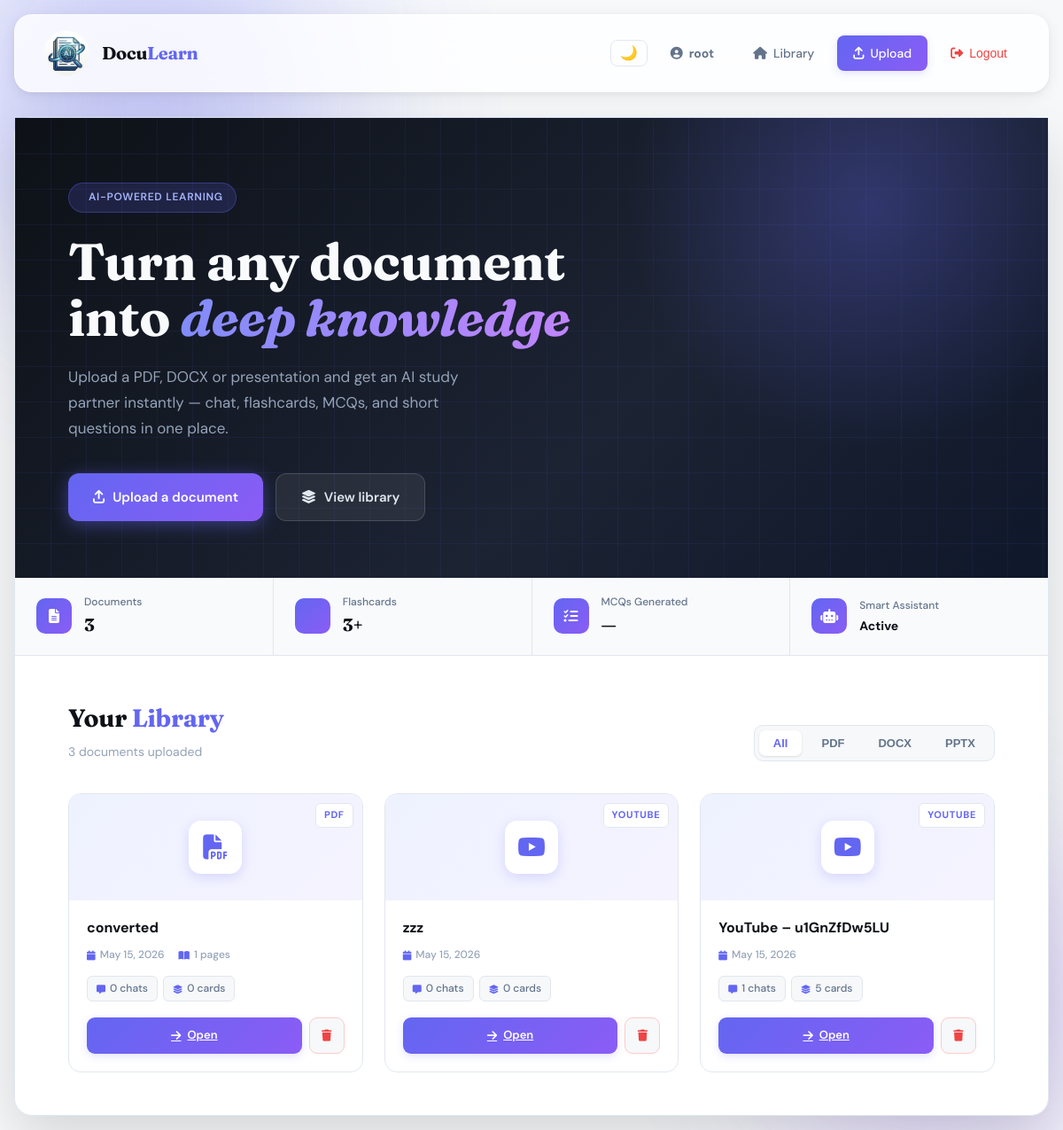
The page / (signed in) on the database as committed earlier.
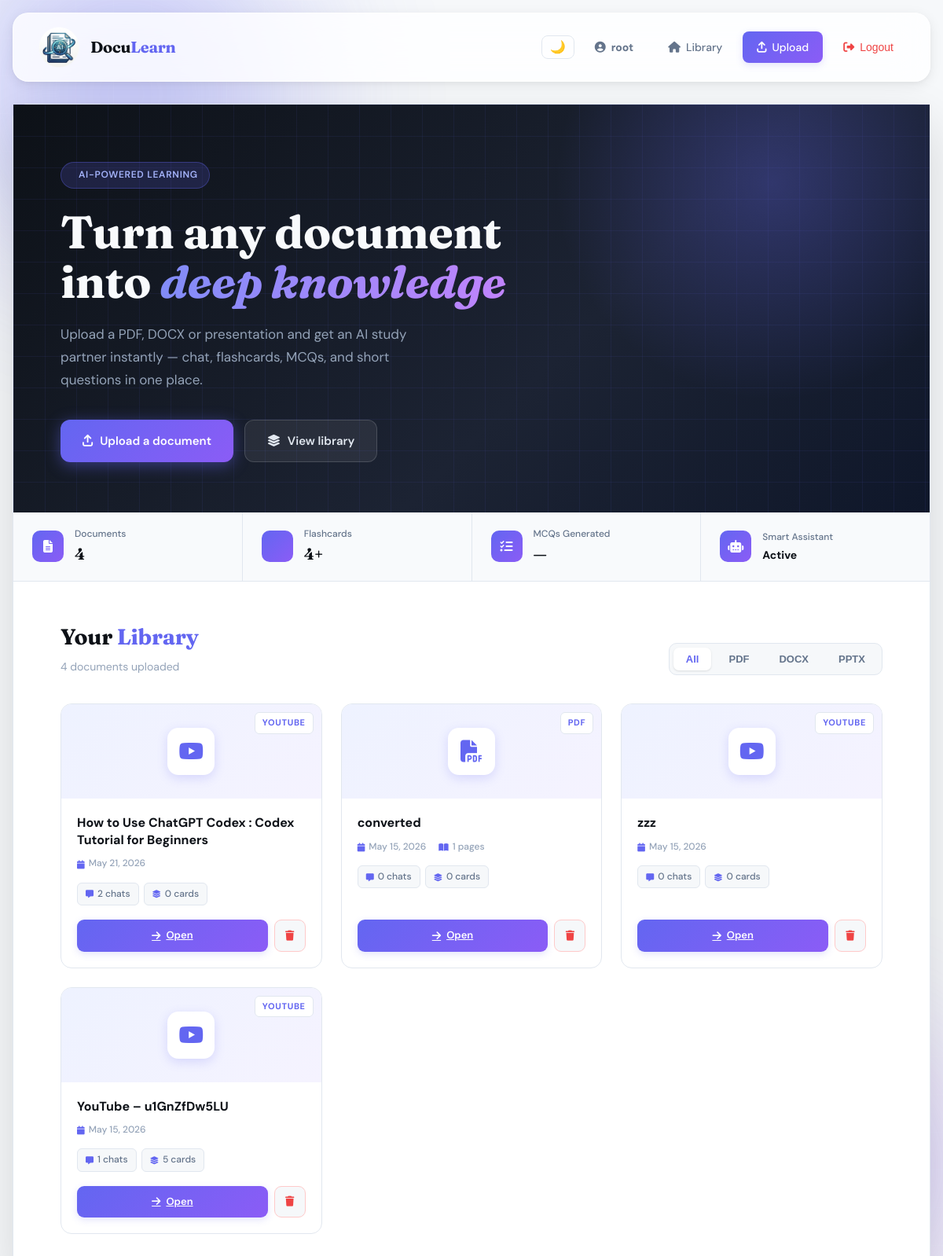
The same page on the database as committed later.
### documents/models.py (models this page shows, shortened)
class Document(models.Model):
    user         = models.ForeignKey(User, on_delete=models.CASCADE, null=True, blank=True)
    title        = models.CharField(max_length=255)
    file         = models.FileField(upload_to="documents/", blank=True)   # blank=True for YouTube
    file_type    = models.CharField(max_length=10)
    source_url   = models.URLField(blank=True, default="")                # NEW: YouTube URL
    uploaded_at  = models.DateTimeField(auto_now_add=True)
    text_content = models.TextField(blank=True)
    total_pages  = models.IntegerField(default=0)
    class Meta:
        ordering = ["-uploaded_at"]

### documents/views.py (the view)
# urls.py: 2. Add a URL to urlpatterns:  path('', views.home, name='home')
def home(request):
    if request.user.is_authenticated:
        documents = Document.objects.filter(user=request.user).prefetch_related(
            "chat_messages", "flashcards").all()
    else:
        ids = _guest_doc_ids(request)
        documents = Document.objects.filter(id__in=ids, user__isnull=True).prefetch_related(
            "chat_messages", "flashcards") if ids else []
    guest_remaining = max(0, GUEST_UPLOAD_LIMIT - len(_guest_doc_ids(request))
                          ) if not request.user.is_authenticated else None
    return render(request, "documents/home.html", {"documents": documents, "guest_remaining": guest_remaining})

### templates/documents/home.html (shortened to what this page needs)
{% extends 'base.html' %}
{% block content %}
<section class="hero">
    <div class="hero-glow"></div>
    <div class="hero-text">
        <div class="hero-eyebrow">
            AI-Powered Learning
        </div>
        <h1 class="hero-title">
            Turn any document<br>into <em>deep knowledge</em>
        </h1>
        <p class="hero-sub">
            Upload a PDF, DOCX or presentation and get an AI study partner instantly —
            chat, flashcards, MCQs, and short questions in one place.
        </p>
        <div class="hero-actions">
            <a href="{% url 'documents:upload' %}" class="btn-hero btn-hero-primary">
                <i class="fas fa-arrow-up-from-bracket"></i>
                Upload a document
            </a>
            {% if documents %}
            <a href="#library" class="btn-hero btn-hero-ghost">
                <i class="fas fa-layer-group"></i>
                View library
            </a>
            {% endif %}
        </div>
    </div>
</section>
{% if user.is_authenticated %}
<div class="stats-strip">
    <div class="stat-pill">
        <div class="stat-pill-icon"><i class="fas fa-file-lines"></i></div>
        <div>
            <div class="stat-label">Documents</div>
            <div class="stat-value">{{ documents|length }}</div>
        </div>
    </div>
    <div class="stat-pill">
        <div class="stat-pill-icon"></div>
        <div>
            <div class="stat-label">Flashcards</div>
            <div class="stat-value">
                {% with total=0 %}
                {{ documents|length }}+
                {% endwith %}
            </div>
        </div>
    </div>
    <div class="stat-pill">
        <div class="stat-pill-icon"><i class="fas fa-list-check"></i></div>
        <div>
            <div class="stat-label">MCQs Generated</div>
            <div class="stat-value">—</div>
        </div>
    </div>
    <div class="stat-pill">
        <div class="stat-pill-icon"><i class="fas fa-robot"></i></div>
        <div>
            <div class="stat-label">Smart Assistant</div>
            <div class="stat-value" style="font-size:14px;margin-top:2px;font-family:'DM Sans'">Active</div>
        </div>
    </div>
</div>
<section class="library" id="library">
    {% if documents %}
    <div class="lib-header">
        <div>
            <h2 class="lib-title">Your <span>Library</span></h2>
            <p class="lib-count">{{ documents|length }} document{% if documents|length != 1 %}s{% endif %} uploaded</p>
        </div>
        <div class="filter-row">
            <button class="filter-btn active" data-filter="all">All</button>
            <button class="filter-btn" data-filter="pdf">PDF</button>
            <button class="filter-btn" data-filter="docx">DOCX</button>
            <button class="filter-btn" data-filter="pptx">PPTX</button>
        </div>
    </div>
    <div class="doc-grid" id="docGrid">
        {% for doc in documents %}
        <div class="doc-card" data-type="{{ doc.file_type }}">
            <div class="card-thumb">
                <div class="card-thumb-icon">
                    <i class="{% if doc.file_type == 'pdf' %}fas fa-file-pdf{% elif doc.file_type == 'docx' %}fas fa-file-word{% elif doc.file_type == 'pptx' %}fas fa-file-powerpoint{% elif doc.file_type == 'xlsx' %}fas fa-file-excel{% elif doc.file_type == 'youtube' %}fab fa-youtube{% elif doc.file_type == 'txt' %}fas fa-file-lines{% else %}fas fa-file-lines{% endif %}"></i>
                </div>
                <span class="card-type-badge">{{ doc.file_type|upper }}</span>
            </div>
            <div class="card-body">
                <h3 class="card-title">{{ doc.title }}</h3>
                <div class="card-meta">
                    <div class="meta-item">
                        <i class="fas fa-calendar"></i>
                        <span>{{ doc.uploaded_at|date:"M d, Y" }}</span>
                    </div>
                    {% if doc.total_pages %}
                    <div class="meta-item">
                        <i class="fas fa-book-open"></i>
                        <span>{{ doc.total_pages }} pages</span>
                    </div>
                    {% endif %}
                </div>
                <div class="card-stats">
                    <div class="stat-tag">
                        <i class="fas fa-message"></i>
                        {{ doc.chat_messages.count }} chats
                    </div>
                    <div class="stat-tag">
                        <i class="fas fa-layer-group"></i>
                        {{ doc.flashcards.count }} cards
                    </div>
                </div>
                <div class="card-actions">
                    <a href="{% url 'documents:document_detail' doc.id %}" class="card-btn card-btn-open">
                        <i class="fas fa-arrow-right"></i>
                        Open
                    </a>
                    <form method="post" action="{% url 'documents:delete_document' doc.id %}" style="display:contents">
                        <button type="submit" class="card-btn card-btn-delete" onclick="return confirm('Delete &quot;{{ doc.title }}&quot;? This cannot be undone.')">
                            <i class="fas fa-trash"></i>
                        </button>
                    </form>
                </div>
            </div>
        </div>
        {% endfor %}
    </div>
    {% endif %}
</section>
{% endif %}
{% endblock %}

### templates/base.html (shortened to what this page needs)
{% load static %}
<!DOCTYPE html>
<html lang="en">
<head>
    <link rel="stylesheet" href="https://cdnjs.cloudflare.com/ajax/libs/font-awesome/6.4.0/css/all.min.css">
</head>
<body>
    <div class="bg-canvas">
    </div>
    <div class="app-shell">
        <nav class="navbar" id="navbar">
            <a href="{% url 'documents:home' %}" class="nav-brand">
                <div class="nav-brand-icon">
                    <img src="{% static 'logot.png' %}" alt="Logo" style="width:100%; height:100%; object-fit:contain; border-radius:6px;">
                </div>
                <span class="nav-brand-text">Docu<span>Learn</span></span>
            </a>
            <div class="nav-links" id="navLinks">
                <button id="themeToggle" onclick="toggleTheme()" style="background:none; border:1px solid var(--border); border-radius:8px;
                   padding:6px 10px; cursor:pointer; color:var(--text-soft);
                   font-size:16px; line-height:1; transition:all .2s;" onmouseover="this.style.borderColor='#6366f1';" onmouseout="this.style.borderColor='var(--border)';">
                    <span id="themeIcon">🌙</span>
                </button>
                {% if user.is_authenticated %}
                <span class="nav-link" style="color: var(--text-soft); font-weight: bold; cursor: default;">
                    <i class="fas fa-user-circle"></i> {{ user.username }}
                </span>
                <a href="{% url 'documents:home' %}" class="nav-link">
                    <i class="fas fa-house"></i>
                    <span>Library</span>
                </a>
                <a href="{% url 'documents:upload' %}" class="nav-link primary">
                    <i class="fas fa-arrow-up-from-bracket"></i>
                    <span>Upload</span>
                </a>
                <form action="{% url 'logout' %}" method="post" style="display:inline; margin: 0;">
                    <button type="submit" class="nav-link" style="background: none; border: none; cursor: pointer; color: var(--danger);">
                        <i class="fas fa-sign-out-alt"></i>
                        <span>Logout</span>
                    </button>
                </form>
                {% endif %}
            </div>
        </nav>
        <div class="page-body">
            {% block content %}{% endblock %}
        </div>
    </div>
</body>
</html>

### templates/base.html (style rules this page uses)
*, *::before, *::after { margin: 0; padding: 0; box-sizing: border-box; }
:root { --ink: #0d1117; --ink-soft: #1c2333; --surface: #ffffff; --surface-2: #f6f8fa; --border: #e1e7ef; --border-2: #c9d1d9; --accent: #6366f1; --accent-2: #8b5cf6; --accent-glow: rgba(99, 102, 241, 0.18); --success: #10b981; --danger: #ef4444; --warning: #f59e0b; --text: #1e293b; --text-soft: #64748b; --text-muted: #94a3b8; --radius-sm: 8px; --radius: 14px; --radius-lg: 20px; --shadow-sm: 0 1px 3px rgba(0, 0, 0, .08), 0 1px 2px rgba(0, 0, 0, .04); --shadow: 0 4px 16px rgba(0, 0, 0, .08), 0 2px 6px rgba(0, 0, 0, .04); --shadow-lg: 0 12px 40px rgba(0, 0, 0, .10), 0 4px 12px rgba(0, 0, 0, .06); --shadow-xl: 0 24px 64px rgba(0, 0, 0, .14); --ease: cubic-bezier(.4, 0, .2, 1); --ease-spring: cubic-bezier(.34, 1.56, .64, 1); }
html { scroll-behavior: smooth; }
body { font-family: 'DM Sans', system-ui, sans-serif; background: var(--surface-2); color: var(--text); min-height: 100vh; overflow-x: hidden; line-height: 1.6; }
.bg-canvas { position: fixed; inset: 0; z-index: 0; pointer-events: none; overflow: hidden; }
.app-shell { position: relative; z-index: 1; max-width: 100%; margin: 0 auto; padding: 16px; min-height: 100vh; display: flex; flex-direction: column; }
.navbar { background: rgba(255, 255, 255, .82); backdrop-filter: blur(24px) saturate(180%); -webkit-backdrop-filter: blur(24px) saturate(180%); border: 1px solid rgba(255, 255, 255, .6); border-radius: var(--radius-lg); padding: 14px 28px; margin-bottom: 28px; display: flex; justify-content: space-between; align-items: center; position: sticky; top: 16px; z-index: 100; box-shadow: var(--shadow); transition: background .3s var(--ease); }
.nav-brand { display: flex; align-items: center; gap: 12px; text-decoration: none; }
.nav-brand-icon { width: 58px; height: 58px; background: none; border-radius: 10px; display: flex; align-items: center; justify-content: center; box-shadow: none; }
.nav-brand-text { font-family: 'Fraunces', Georgia, serif; font-weight: 700; font-size: 20px; color: var(--ink); letter-spacing: -.3px; }
.nav-brand-text span { color: var(--accent); }
.nav-links { display: flex; gap: 8px; align-items: center; }
.nav-link { padding: 9px 18px; border-radius: var(--radius-sm); font-size: 14px; font-weight: 500; text-decoration: none; color: var(--text-soft); transition: all .2s var(--ease); display: flex; align-items: center; gap: 7px; }
.nav-link.primary { background: linear-gradient(135deg, var(--accent), var(--accent-2)); color: white; box-shadow: 0 3px 10px var(--accent-glow); }
.nav-link i { font-size: 14px; }
.page-body { background: white; border-radius: var(--radius-lg); box-shadow: var(--shadow-xl); overflow: visible; border: 1px solid var(--border); animation: fadeUp .5s var(--ease) both; flex: 1; display: flex; flex-direction: column; min-height: 0; }

Rows that differ between the two databases and show on the page:
added Document: file_type "YOUTUBE", title "How to Use ChatGPT Codex : Codex Tutorial for Beginners", uploaded_at "May 21, 2026", chat_messages.count "2", flashcards.count "0"
Other text that changed with them:
{{ documents|length }}: "3" → "4"
